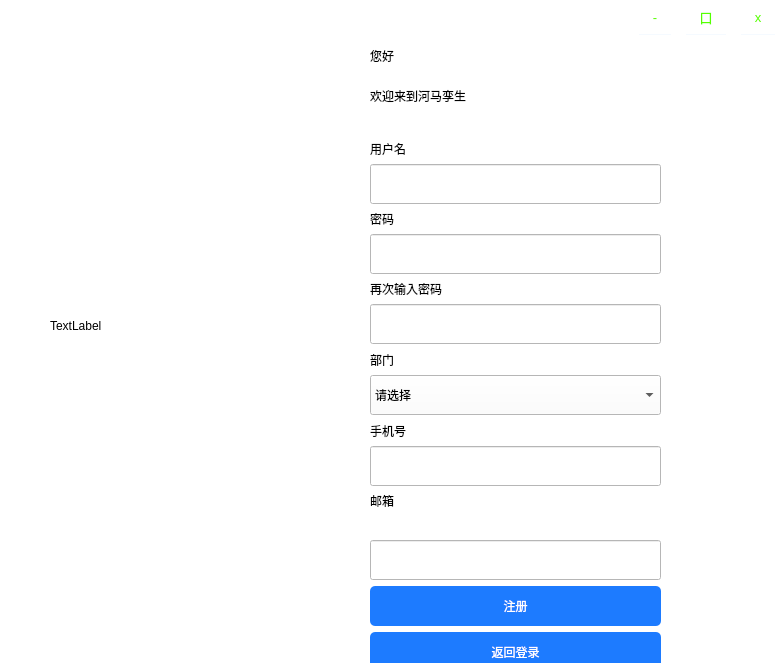
<?xml version="1.0" encoding="UTF-8"?>
<ui version="4.0">
 <class>Signup</class>
 <widget class="QWidget" name="Signup">
  <property name="geometry">
   <rect>
    <x>0</x>
    <y>0</y>
    <width>780</width>
    <height>663</height>
   </rect>
  </property>
  <property name="windowTitle">
   <string>Form</string>
  </property>
  <property name="styleSheet">
   <string notr="true">background-color: rgb(255, 255, 255);</string>
  </property>
  <widget class="QLabel" name="label_image">
   <property name="geometry">
    <rect>
     <x>50</x>
     <y>0</y>
     <width>261</width>
     <height>651</height>
    </rect>
   </property>
   <property name="text">
    <string>TextLabel</string>
   </property>
  </widget>
  <widget class="QLabel" name="label">
   <property name="geometry">
    <rect>
     <x>370</x>
     <y>40</y>
     <width>161</width>
     <height>31</height>
    </rect>
   </property>
   <property name="styleSheet">
    <string notr="true">font: 87 20pt &quot;Arial Black&quot;;</string>
   </property>
   <property name="text">
    <string>您好</string>
   </property>
  </widget>
  <widget class="QLabel" name="label_2">
   <property name="geometry">
    <rect>
     <x>370</x>
     <y>70</y>
     <width>301</width>
     <height>51</height>
    </rect>
   </property>
   <property name="styleSheet">
    <string notr="true">font: 87 20pt &quot;Arial Black&quot;;</string>
   </property>
   <property name="text">
    <string>欢迎来到河马孪生</string>
   </property>
  </widget>
  <widget class="QWidget" name="layoutWidget">
   <property name="geometry">
    <rect>
     <x>370</x>
     <y>140</y>
     <width>291</width>
     <height>532</height>
    </rect>
   </property>
   <layout class="QVBoxLayout" name="verticalLayout">
    <item>
     <widget class="QLabel" name="label_3">
      <property name="styleSheet">
       <string notr="true">font: 10pt &quot;Arial&quot;;</string>
      </property>
      <property name="text">
       <string>用户名</string>
      </property>
     </widget>
    </item>
    <item>
     <widget class="QLineEdit" name="lineEdit_username">
      <property name="minimumSize">
       <size>
        <width>0</width>
        <height>40</height>
       </size>
      </property>
     </widget>
    </item>
    <item>
     <widget class="QLabel" name="label_4">
      <property name="styleSheet">
       <string notr="true">font: 10pt &quot;Arial&quot;;</string>
      </property>
      <property name="text">
       <string>密码</string>
      </property>
     </widget>
    </item>
    <item>
     <widget class="QLineEdit" name="lineEdit_passwd">
      <property name="minimumSize">
       <size>
        <width>0</width>
        <height>40</height>
       </size>
      </property>
     </widget>
    </item>
    <item>
     <widget class="QLabel" name="label_5">
      <property name="styleSheet">
       <string notr="true">font: 10pt &quot;Arial&quot;;</string>
      </property>
      <property name="text">
       <string>再次输入密码</string>
      </property>
     </widget>
    </item>
    <item>
     <widget class="QLineEdit" name="lineEdit_surepasswd">
      <property name="minimumSize">
       <size>
        <width>0</width>
        <height>40</height>
       </size>
      </property>
     </widget>
    </item>
    <item>
     <widget class="QLabel" name="label_6">
      <property name="minimumSize">
       <size>
        <width>0</width>
        <height>19</height>
       </size>
      </property>
      <property name="text">
       <string>部门</string>
      </property>
     </widget>
    </item>
    <item>
     <widget class="QComboBox" name="comboBox">
      <property name="minimumSize">
       <size>
        <width>151</width>
        <height>40</height>
       </size>
      </property>
      <property name="styleSheet">
       <string notr="true"/>
      </property>
      <item>
       <property name="text">
        <string>请选择</string>
       </property>
      </item>
      <item>
       <property name="text">
        <string>销售部</string>
       </property>
      </item>
     </widget>
    </item>
    <item>
     <widget class="QLabel" name="label_7">
      <property name="minimumSize">
       <size>
        <width>0</width>
        <height>19</height>
       </size>
      </property>
      <property name="text">
       <string>手机号</string>
      </property>
     </widget>
    </item>
    <item>
     <widget class="QLineEdit" name="lineEdit_telephone">
      <property name="minimumSize">
       <size>
        <width>0</width>
        <height>40</height>
       </size>
      </property>
     </widget>
    </item>
    <item>
     <widget class="QLabel" name="label_8">
      <property name="text">
       <string>邮箱</string>
      </property>
     </widget>
    </item>
    <item>
     <layout class="QVBoxLayout" name="verticalLayout_2">
      <item>
       <spacer name="verticalSpacer">
        <property name="orientation">
         <enum>Qt::Vertical</enum>
        </property>
        <property name="sizeHint" stdset="0">
         <size>
          <width>20</width>
          <height>40</height>
         </size>
        </property>
       </spacer>
      </item>
      <item>
       <widget class="QLineEdit" name="lineEdit_email">
        <property name="minimumSize">
         <size>
          <width>0</width>
          <height>40</height>
         </size>
        </property>
       </widget>
      </item>
      <item>
       <widget class="QPushButton" name="pushButton_2">
        <property name="minimumSize">
         <size>
          <width>0</width>
          <height>40</height>
         </size>
        </property>
        <property name="styleSheet">
         <string notr="true">background-color: rgb(29, 123, 255);
color: rgb(255, 255, 255);
font: 25 9pt &quot;Bahnschrift Light&quot;;
border-radius:5px; /*边界圆滑*/</string>
        </property>
        <property name="text">
         <string>注册</string>
        </property>
       </widget>
      </item>
      <item>
       <widget class="QPushButton" name="btn_return">
        <property name="minimumSize">
         <size>
          <width>0</width>
          <height>40</height>
         </size>
        </property>
        <property name="styleSheet">
         <string notr="true">background-color: rgb(29, 123, 255);
color: rgb(255, 255, 255);
font: 25 9pt &quot;Bahnschrift Light&quot;;
border-radius:5px; /*边界圆滑*/</string>
        </property>
        <property name="text">
         <string>返回登录</string>
        </property>
       </widget>
      </item>
     </layout>
    </item>
   </layout>
  </widget>
  <widget class="QWidget" name="">
   <property name="geometry">
    <rect>
     <x>630</x>
     <y>0</y>
     <width>157</width>
     <height>35</height>
    </rect>
   </property>
   <layout class="QHBoxLayout" name="horizontalLayout">
    <item>
     <widget class="QToolButton" name="_toolButton_min">
      <property name="styleSheet">
       <string notr="true">font:13px;
	color: rgb(85, 255, 0);
	border-style:solid;
	border-width:0px 0px 1px 0px;
	border-color:rgba(171,214,255,30);
	padding:8px;
</string>
      </property>
      <property name="text">
       <string>-</string>
      </property>
     </widget>
    </item>
    <item>
     <widget class="QToolButton" name="toolButton_max">
      <property name="styleSheet">
       <string notr="true">font:13px;
	color: rgb(85, 255, 0);
	border-style:solid;
	border-width:0px 0px 1px 0px;
	border-color:rgba(171,214,255,30);
	padding:8px;
</string>
      </property>
      <property name="text">
       <string>口</string>
      </property>
     </widget>
    </item>
    <item>
     <widget class="QToolButton" name="toolButton_close">
      <property name="styleSheet">
       <string notr="true">font:13px;
	color: rgb(85, 255, 0);
	border-style:solid;
	border-width:0px 0px 1px 0px;
	border-color:rgba(171,214,255,30);
	padding:8px;
</string>
      </property>
      <property name="text">
       <string>x</string>
      </property>
     </widget>
    </item>
   </layout>
  </widget>
 </widget>
 <resources/>
 <connections/>
</ui>
